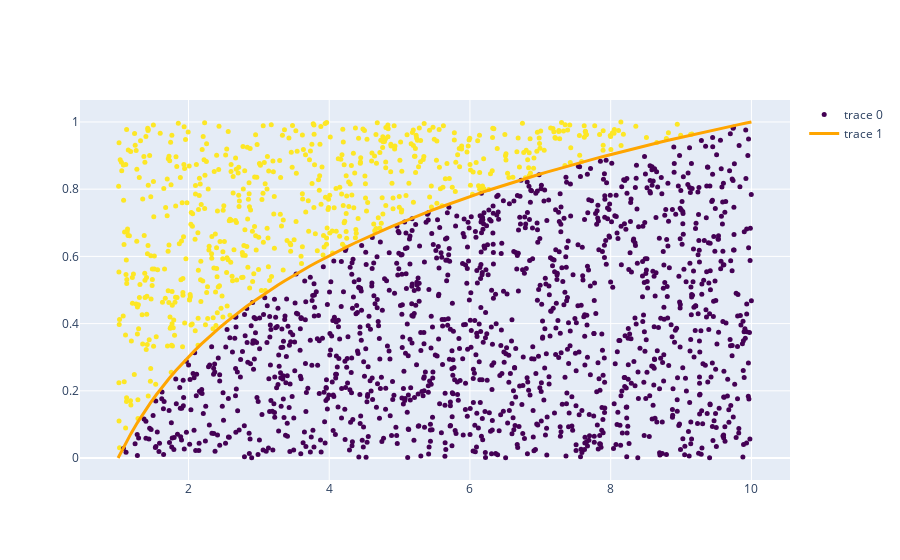

Here is the notebook cell this chart was saved with:
### Code cell
## plot dos pontos de teste e a função log10(x) no intervalo [1,10]

fig = go.Figure()
fig.add_trace(go.Scatter(x=x_test[:,0], y=x_test[:,1], mode='markers', marker=dict(color=y_test, colorscale='Viridis', size=5)))
x = np.linspace(1, 10, 100)
y = np.log10(x)
fig.add_trace(go.Scatter(x=x, y=y, mode='lines', line=dict(color='orange', width=3)))
fig.show()
